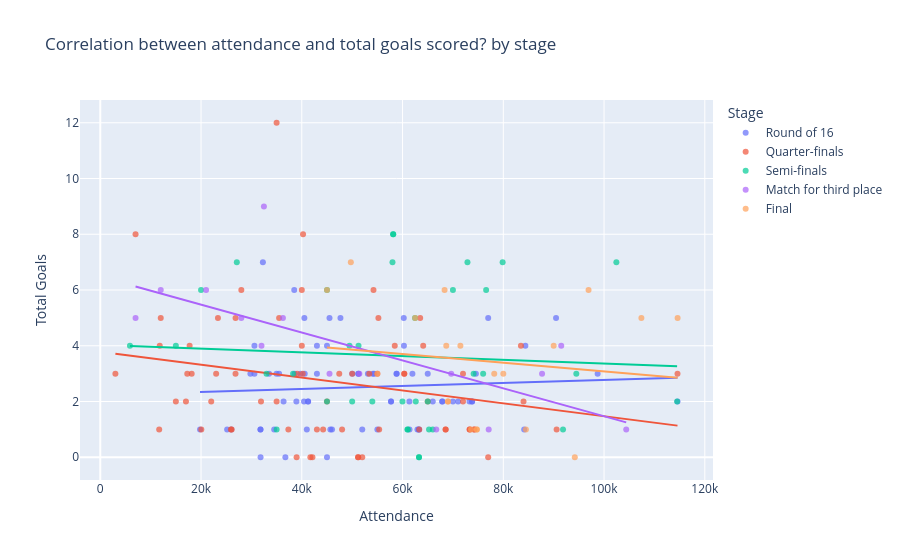

The code cell stored with this chart in its notebook:
### Code cell
fig = px.scatter(data_frame = wmvi,
                 x = "Attendance",
                 y = "Total Goals",
                 color = "Stage",
                 opacity = .7,
                 title = "Correlation between attendance and total goals scored? by stage",
                 category_orders = {"Stage": ["Round of 16", "Quarter-finals", "Semi-finals", "Match for third place", "Final"]},
                 trendline = "ols")
fig
